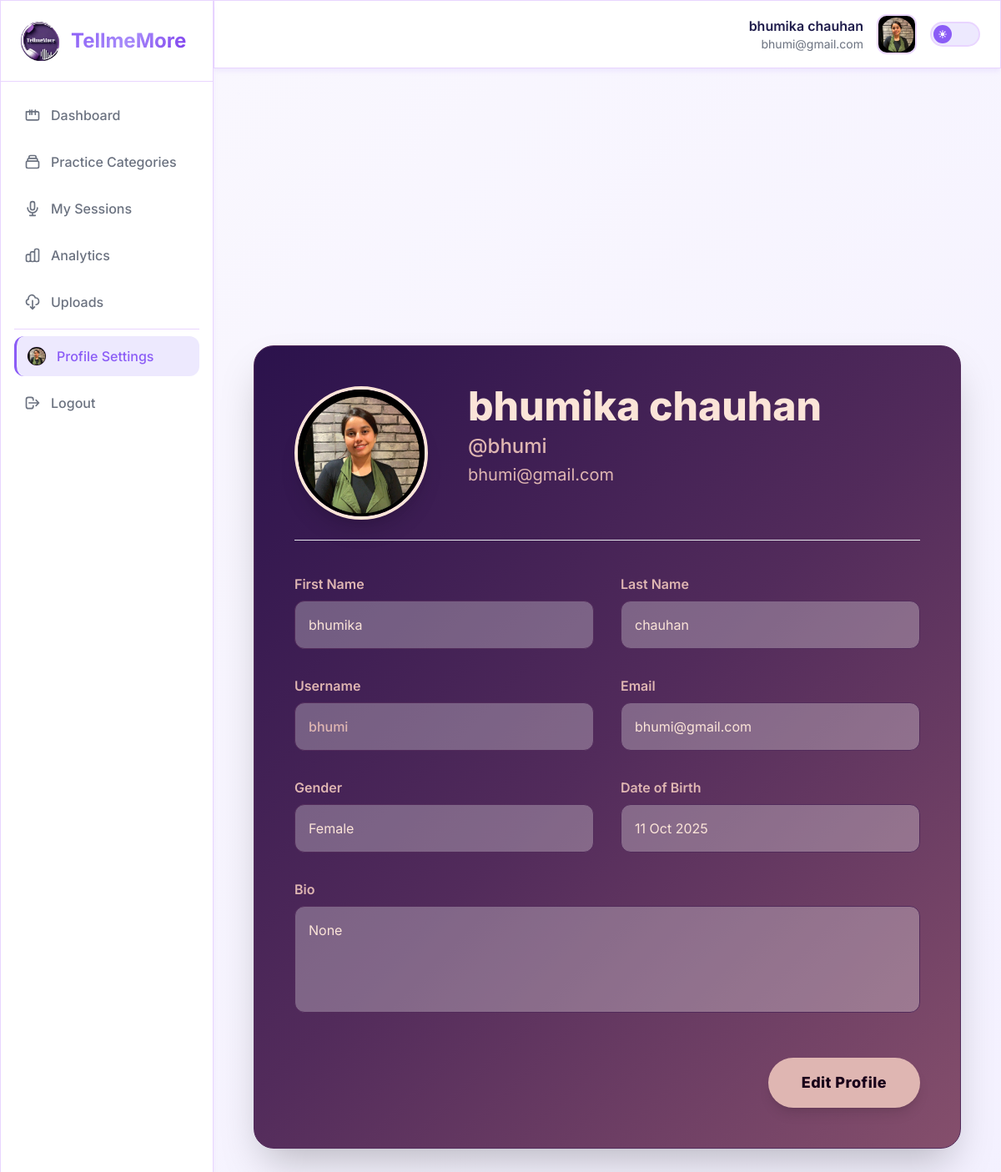
The app's page /dashboard/profile/ (signed in) with its own data.
### dashboard/models.py (models this page shows, shortened)
class UserProfile(models.Model):
    user = models.OneToOneField(User, on_delete=models.CASCADE)
    gender_choices = [
        ('M', 'Male'),
        ('F', 'Female'),
        ('O', 'Other'),
    ]
    gender = models.CharField(max_length=1, choices=gender_choices, blank=True, null=True)
    dob = models.DateField(blank=True, null=True)
    profile_picture = models.ImageField(upload_to='profile_pics/', blank=True, null=True)
    bio = models.TextField(max_length=300, blank=True, null=True)

### dashboard/views.py (the view)
# urls.py: path("profile/",views.profile_view, name="profile"),
@login_required
def profile_view(request):
    profile, created = UserProfile.objects.get_or_create(user=request.user)
    return render(request, "dashboard/profile.html", {"profile": profile, "user": request.user})

### dashboard/templates/dashboard/profile.html (shortened to what this page needs)
{% extends "dashboard/base.html" %}
{% block content %}
<div class="min-h-screen flex items-center justify-center px-6 py-12">
    <div class="w-full max-w-5xl bg-gradient-profile-card rounded-3xl shadow-2xl p-8 md:p-12 backdrop-blur-sm border border-primary-mid">
        <div class="flex flex-col md:flex-row items-center md:items-start gap-6 md:gap-12 mb-10 pb-6 border-b border-primary-mid/50">
            {% if profile.profile_picture %}
                <img src="{{ profile.profile_picture.url }}" alt="Profile Picture" class="w-32 h-32 md:w-40 md:h-40 rounded-full border-4 border-lightest shadow-xl object-cover hover:scale-105 transition duration-300 transform">
            {% else %}
                <div class="w-32 h-32 md:w-40 md:h-40 rounded-full bg-secondary-mid flex items-center justify-center text-lightest text-4xl font-bold shadow-xl border-4 border-lightest flex-shrink-0">
                    {{ user.first_name.0|default:'J' }}{{ user.last_name.0|default:'P' }}
                </div>
            {% endif %}
            <div class="text-center md:text-left">
                <h2 class="text-4xl md:text-5xl font-extrabold text-lightest leading-tight">{{ user.first_name }} {{ user.last_name }}</h2>
                <p class="text-light-accent text-xl md:text-2xl mt-2 font-medium hover:text-lightest transition duration-300">@{{ user.username }}</p>
                <p class="text-light-accent text-lg md:text-xl mt-1 hover:text-lightest transition duration-300">{{ user.email }}</p>
            </div>
        </div>
        <div class="grid grid-cols-1 md:grid-cols-2 gap-8 text-lightest">
            <div>
                <label class="block font-semibold mb-2 text-light-accent">First Name</label>
                <input type="text" value="{{ user.first_name }}" disabled
                       class="w-full p-4 rounded-xl bg-secondary-dark/50 border border-primary-mid text-lightest placeholder-light-accent focus:outline-none glow-input">
            </div>
            <div>
                <label class="block font-semibold mb-2 text-light-accent">Last Name</label>
                <input type="text" value="{{ user.last_name }}" disabled
                       class="w-full p-4 rounded-xl bg-secondary-dark/50 border border-primary-mid text-lightest placeholder-light-accent focus:outline-none glow-input">
            </div>
            <div>
                <label class="block font-semibold mb-2 text-light-accent">Username</label>
                <input type="text" value="{{ user.username }}" disabled
                       class="w-full p-4 rounded-xl bg-secondary-dark/30 border border-primary-mid text-light-accent font-medium focus:outline-none">
            </div>
            <div>
                <label class="block font-semibold mb-2 text-light-accent">Email</label>
                <input type="email" value="{{ user.email }}" disabled
                       class="w-full p-4 rounded-xl bg-secondary-dark/50 border border-primary-mid text-lightest placeholder-light-accent focus:outline-none glow-input">
            </div>
            <div>
                <label class="block font-semibold mb-2 text-light-accent">Gender</label>
                <input type="text" value="{{ profile.get_gender_display|default:'Not set' }}" disabled
                       class="w-full p-4 rounded-xl bg-secondary-dark/30 border border-primary-mid text-lightest focus:outline-none">
            </div>
            <div>
                <label class="block font-semibold mb-2 text-light-accent">Date of Birth</label>
                <input type="text" value="{{ profile.dob|date:'d M Y'|default:'Not set' }}" disabled
                       class="w-full p-4 rounded-xl bg-secondary-dark/30 border border-primary-mid text-lightest focus:outline-none">
            </div>
            <div class="md:col-span-2">
                <label class="block font-semibold mb-2 text-light-accent">Bio</label>
                <textarea disabled
                          class="w-full p-4 rounded-xl bg-secondary-dark/30 border border-primary-mid text-lightest h-32 resize-none focus:outline-none">{{ profile.bio|default:'No bio provided yet.' }}</textarea>
            </div>
        </div>
        <div class="mt-12 flex justify-center md:justify-end">
            <a href="{% url 'dashboard:profile_edit' %}"
               class="px-10 py-4 bg-light-accent text-primary-dark font-extrabold rounded-full shadow-lg
                      hover:bg-lightest hover:scale-105 transition duration-300 transform tracking-wide text-lg">
                Edit Profile
            </a>
        </div>
    </div>
</div>
{% endblock %}

### dashboard/templates/dashboard/base.html (shortened to what this page needs)
{% load static %}
<!DOCTYPE html>
<html lang="en" class="scroll-smooth">
<head>
    <script src="https://cdn.tailwindcss.com"></script>
</head>
<body class="font-body antialiased overflow-x-hidden">
    <aside id="sidebar"
        class="sidebar glass w-64 flex-shrink-0 flex flex-col fixed h-full z-40 sidebar-mobile md:translate-x-0">
        <div class="p-6 border-b border-themed">
            <a href="{% url 'dashboard:dashboard' %}" class="flex items-center space-x-3 group">
                <div class="w-12 h-12 transition-transform duration-300">
                    <img src="{% static 'images/logo.png' %}">
                </div>
                <span class="text-2xl font-bold text-gradient hover:scale-105 transition-transform duration-300">
                    TellmeMore
                </span>
            </a>
        </div>
        <nav class="p-4 flex-1 overflow-y-auto space-y-2">
            <a href="{% url 'dashboard:dashboard' %}" class="sidebar-link flex items-center space-x-3 p-3">
                <svg class="w-5 h-5" fill="none" stroke="currentColor" viewBox="0 0 24 24">
                    <path stroke-linecap="round" stroke-linejoin="round" stroke-width="2"
                        d="M3 7v10a2 2 0 002 2h14a2 2 0 002-2V9a2 2 0 00-2-2H5a2 2 0 00-2 2z" />
                    <path stroke-linecap="round" stroke-linejoin="round" stroke-width="2" d="M8 5v6m3-6v6m5-6v6" />
                </svg>
                <span class="font-medium">Dashboard</span>
            </a>
            <a href="{% url 'dashboard:category' %}" class="sidebar-link flex items-center space-x-3 p-3">
                <svg class="w-5 h-5" fill="none" stroke="currentColor" viewBox="0 0 24 24">
                    <path stroke-linecap="round" stroke-linejoin="round" stroke-width="2"
                        d="M19 11H5m14 0a2 2 0 012 2v6a2 2 0 01-2 2H5a2 2 0 01-2-2v-6a2 2 0 012-2m14 0V9a2 2 0 00-2-2M5 11V9a2 2 0 012-2m0 0V5a2 2 0 012-2h6a2 2 0 012 2v2M7 7h10" />
                </svg>
                <span class="font-medium">Practice Categories</span>
            </a>
            <a href="{% url 'dashboard:my_sessions' %}" class="sidebar-link flex items-center space-x-3 p-3">
                <svg class="w-5 h-5" fill="none" stroke="currentColor" viewBox="0 0 24 24">
                    <path stroke-linecap="round" stroke-linejoin="round" stroke-width="2"
                        d="M19 11a7 7 0 01-7 7m0 0a7 7 0 01-7-7m7 7v4m0 0H8m4 0h4m-4-8a3 3 0 01-3-3V5a3 3 0 116 0v6a3 3 0 01-3 3z" />
                </svg>
                <span class="font-medium">My Sessions</span>
            </a>
            <a href="{% url 'dashboard:analytics' %}" class="sidebar-link flex items-center space-x-3 p-3">
                <span class="font-medium">Analytics</span>
            </a>
            <a href="{% url 'dashboard:uploaded_items' %}" class="sidebar-link flex items-center space-x-3 p-3">
                <svg class="w-5 h-5" fill="none" stroke="currentColor" viewBox="0 0 24 24">
                    <path stroke-linecap="round" stroke-linejoin="round" stroke-width="2"
                        d="M7 16a4 4 0 01-.88-7.903A5 5 0 1115.9 6L16 6a5 5 0 011 9.9M9 19l3 3m0 0l3-3m-3 3V10" />
                </svg>
                <span class="font-medium">Uploads</span>
            </a>
            <div class="h-px bg-themed my-4" style="background-color: var(--color-border-primary);"></div>
            <a href="{% url 'dashboard:profile' %}" class="sidebar-link flex items-center space-x-3 p-3">
                <div class="flex-shrink-0">
                    {% if user.userprofile.profile_picture %}
                    <img src="{{ user.userprofile.profile_picture.url }}"
                        class="h-6 w-6 rounded-full object-cover border border-themed" alt="Profile">
                    {% else %}
                    <div class="w-6 h-6 logo-gradient rounded-full flex items-center justify-center">
                        <span class="text-xs font-bold text-white">{{ user.first_name|first|upper|default:'U' }}</span>
                    </div>
                    {% endif %}
                </div>
                <span class="font-medium">Profile Settings</span>
            </a>
            <form action="{% url 'logout' %}" method="POST" class="w-full">
                <button type="submit" class="sidebar-link flex items-center space-x-3 p-3 w-full text-left">
                    <svg class="w-5 h-5" fill="none" stroke="currentColor" viewBox="0 0 24 24">
                        <path stroke-linecap="round" stroke-linejoin="round" stroke-width="2"
                            d="M17 16l4-4m0 0l-4-4m4 4H7m6 4v1a3 3 0 01-3 3H6a3 3 0 01-3-3V7a3 3 0 013-3h4a3 3 0 013 3v1" />
                    </svg>
                    <span class="font-medium">Logout</span>
                </button>
            </form>
        </nav>
    </aside>
    <div class="md:ml-64 flex-1 flex flex-col min-h-screen">
        <header class="glass sticky top-0 z-30 border-b border-themed">
            <div class="flex items-center justify-between px-6 py-4">
                <div class="flex items-center space-x-4">
                  <div class="flex items-center space-x-4">
                    <div class="hidden sm:flex flex-col items-end">
                        <span class="font-semibold" style="color: var(--color-text-primary);">{{ user.first_name|default:'User' }} {{ user.last_name|default:'' }}</span>
                        <span class="text-sm" style="color: var(--color-text-secondary);">{{ user.email }}</span>
                    </div>
                        <a href="{% url 'dashboard:profile' %}" class="group relative">
                            <div
                                class="h-12 w-12 rounded-xl border-2 profile-avatar transition-all duration-300 transform hover:scale-105 overflow-hidden">
                                {% if user.userprofile.profile_picture %}
                                <img src="{{ user.userprofile.profile_picture.url }}" class="w-full h-full object-cover"
                                    alt="Profile Picture">
                                {% else %}
                                <div class="w-full h-full flex items-center justify-center font-bold text-lg"
                                    style="color: var(--color-accent-primary);">
                                    {{ user.first_name|first|upper|default:'U' }}
                                </div>
                                {% endif %}
                            </div>
                        </a>
                    </div>
                    <button id="theme-toggle" class="theme-toggle" aria-label="Toggle theme">
                        <div class="theme-toggle-slider">
                        </div>
                    </button>
                </div>
            </div>
        </header>
        <main class="flex-1 p-6 relative">
            <div class="bg-pattern absolute inset-0">
                <svg width="60" height="60" viewBox="0 0 60 60" xmlns="http://www.w3.org/2000/svg">
                    <g fill="none" fill-rule="evenodd">
                        <g fill="#8B5CF6" fill-opacity="0.1">
                            <circle cx="30" cy="30" r="2" />
                        </g>
                    </g>
                </svg>
            </div>
            <div class="relative z-10 max-w-7xl mx-auto">
                {% block content %}{% endblock %}
            </div>
        </main>
    </div>
</body>
</html>

### dashboard/templates/dashboard/base.html (style rules this page uses)
:root { --color-bg-primary: #FFFFFF; --color-bg-secondary: #F9F7FE; --color-bg-tertiary: #F3F0FF; --color-bg-sidebar: rgba(255, 255, 255, 0.95); --color-bg-glass: rgba(255, 255, 255, 0.95); --color-accent-primary: #8B5CF6; --color-accent-secondary: #A78BFA; --color-accent-hover: #7C3AED; --color-accent-light: #EDE9FE; --color-text-primary: #1E1B4B; --color-text-secondary: #6B7280; --color-text-muted: #9CA3AF; --color-border-primary: #E9D5FF; --color-border-secondary: #DDD6FE; --color-shadow: rgba(139, 92, 246, 0.1); --color-overlay: rgba(0, 0, 0, 0.5); }
* { transition: background-color 0.3s ease, color 0.3s ease, border-color 0.3s ease, box-shadow 0.3s ease; }
body { background-color: var(--color-bg-secondary); color: var(--color-text-primary); }
.glass { background: var(--color-bg-glass); backdrop-filter: blur(20px); border: 1px solid var(--color-border-primary); box-shadow: 0 4px 6px -1px var(--color-shadow); }
.sidebar { background: var(--color-bg-sidebar); }
.sidebar-link { transition: all 0.3s ease; border-radius: 0.75rem; color: var(--color-text-secondary); }
.sidebar-link.active { background: var(--color-accent-light); border-left: 3px solid var(--color-accent-primary); color: var(--color-accent-primary); }
.theme-toggle { position: relative; width: 60px; height: 30px; background: var(--color-accent-light); border-radius: 15px; cursor: pointer; border: 2px solid var(--color-border-primary); transition: all 0.3s ease; }
.theme-toggle-slider { position: absolute; top: 2px; left: 2px; width: 22px; height: 22px; background: var(--color-accent-primary); border-radius: 50%; transition: transform 0.3s ease; display: flex; align-items: center; justify-content: center; }
.text-gradient { background: linear-gradient(135deg, #8B5CF6, #A78BFA, #7C3AED); -webkit-background-clip: text; -webkit-text-fill-color: transparent; background-clip: text; }
.profile-avatar { border-color: var(--color-border-primary); background-color: var(--color-bg-tertiary); }
main { background: linear-gradient(135deg, var(--color-bg-secondary) 0%, var(--color-bg-tertiary) 100%); }
.border-themed { border-color: var(--color-border-primary); }
.bg-pattern { opacity: 0.05; }

### dashboard/templates/dashboard/profile.html (style rules this page uses)
:root { --color-primary-dark: #190019; --color-secondary-dark: #2B124C; --color-primary-mid: #522B5B; --color-secondary-mid: #854F6C; --color-light-accent: #DFB6B2; --color-lightest: #FBE4D8; }
.bg-gradient-profile-card { background: linear-gradient(135deg, var(--color-secondary-dark), var(--color-primary-mid), var(--color-secondary-mid)); }
.text-primary-dark { color: var(--color-primary-dark); }
.text-light-accent { color: var(--color-light-accent); }
.text-lightest { color: var(--color-lightest); }
.bg-light-accent { background-color: var(--color-light-accent); }
.border-primary-mid { border-color: var(--color-primary-mid); }
.border-lightest { border-color: var(--color-lightest); }

### records on screen
UserProfile: profile_picture (picture), gender "Female", dob "11 Oct 2025", bio "None"

### other values on screen
{{ user.first_name|default:'User' }} "bhumika"
{{ user.last_name|default:'' }} "chauhan"
{{ user.email }} "bhumi@gmail.com"
{{ user.first_name }} "bhumika"
{{ user.last_name }} "chauhan"
{{ user.username }} "bhumi"
